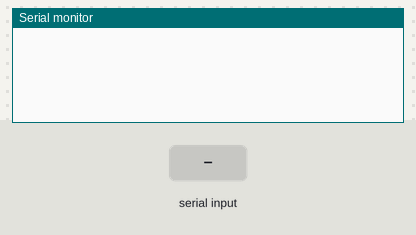
Bench run of a sketch on a simulated Arduino Uno, built with avr-gcc and run on an emulated ATmega328P. On the bench: the last lines printed to the serial monitor. The test bench sets the inputs (shaded band).

Above: at 1.2 s.
1.3 s: "YAW" received over Serial
At 2.5 s:
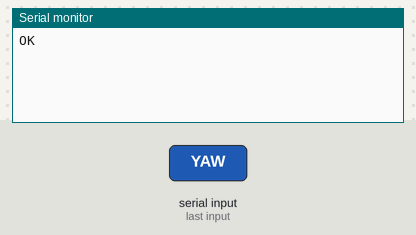
2.8 s: "90 45\n" received over Serial
At 3.2 s:
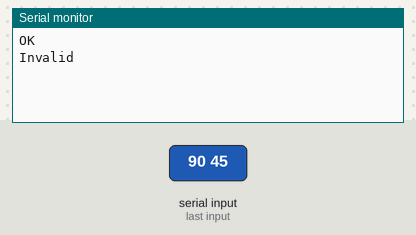

The sketch:

Serial_Stepper.ino
```cpp
#include <AFMotor.h>

// YAW
AF_Stepper Stepper1(200,1);

// PITCH
AF_Stepper Stepper2(200,2);

// YAW Gear ratio: 4:1
// PITCH Gear ratio: 39.0625:1
// Stepper1 Default: 800
// Stepper2 Default: 7812

#define STEPPER1ROTATIONSTEPS 1600
#define STEPPER2ROTATIONSTEPS 15625

String command;
String value;
float valueFloat;
float deg;

bool commandRead = true;

void setup() {
  Serial.begin(19200);
  Stepper1.setSpeed(100);
  Stepper2.setSpeed(200);
}

void loop() {
  // Release for low power scenarios
  Stepper1.release();
  Stepper2.release();
  command = "";
  value = "";
  commandRead = true;
  while (!Serial.available()){}

  /**
   *  This while loop reads the data on the Serial input
   *  There are 2 components, the command and the value
   *  If there is a space detected, then the loop will write to value
   */
  while (Serial.available() > 0){
    char c = (char)Serial.read();
    if (c == ' '){
      commandRead = false;
    }
    if (commandRead){
      command += c;
    } else if (c != " "){
      value += c;
    }
    // Delay is needed or else the serial data would not work properly
    delay(5);
  }
  valueFloat = value.toFloat();

  if (command.length() > 0){
    if (command == "YAW"){
      deg = (valueFloat/360) * STEPPER1ROTATIONSTEPS;
      if (deg < 0){
        Stepper1.step((int)abs(deg),BACKWARD,INTERLEAVE);
      } else {
        Stepper1.step((int)deg,FORWARD,INTERLEAVE);
      }
      Serial.println("OK");
    } else if (command == "PITCH"){
      deg = (valueFloat/360) * STEPPER2ROTATIONSTEPS;
      if (deg < 0){
        Stepper2.step((int)abs(deg),FORWARD,INTERLEAVE);
      } else {
        Stepper2.step((int)deg,BACKWARD,INTERLEAVE);
      }
      Serial.println("OK");
    } else {
        Serial.println("Invalid");
    }
  }
}
```

Measured:
- after the input at 1.3 s, the serial monitor: prints a new line at once (image 1)
- after the input at 2.8 s, the serial monitor: prints a new line at once (image 2)
